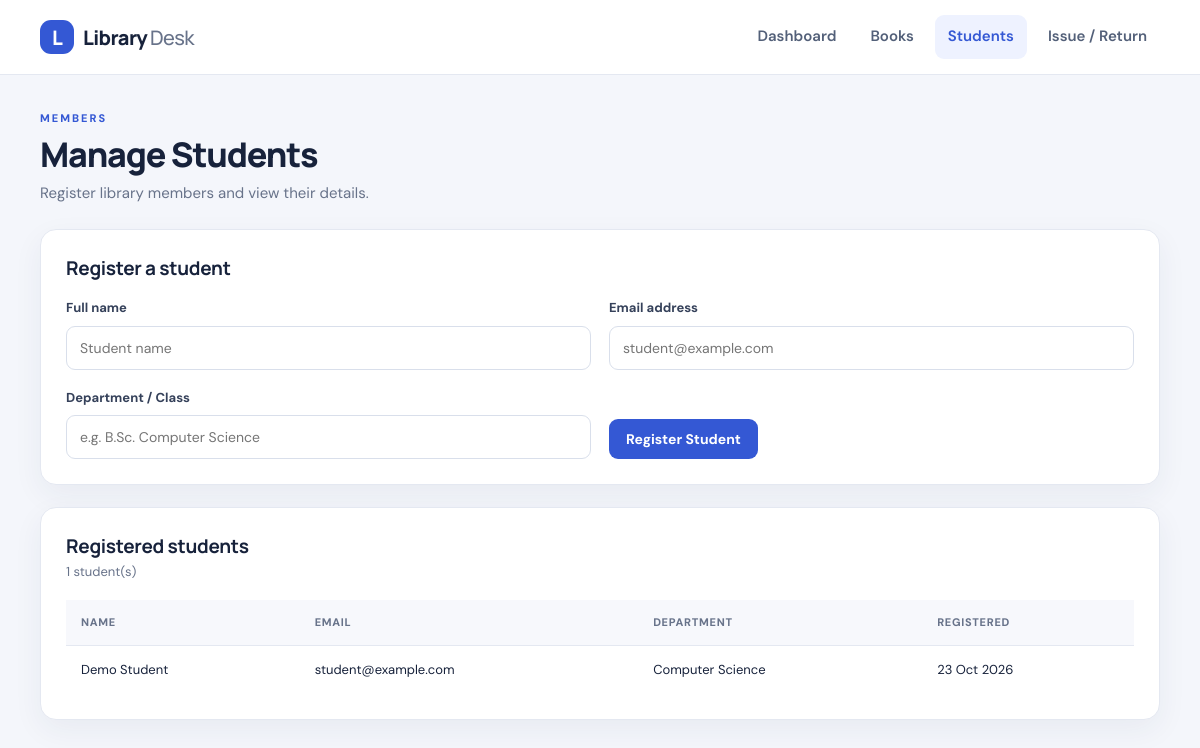
Page /students.php on the committed database.
### tables this page shows
CREATE TABLE IF NOT EXISTS students (
  id INT UNSIGNED AUTO_INCREMENT PRIMARY KEY,
  name VARCHAR(120) NOT NULL,
  email VARCHAR(190) NOT NULL UNIQUE,
  department VARCHAR(100) NOT NULL,
  created_at TIMESTAMP NOT NULL DEFAULT CURRENT_TIMESTAMP
);

### config.php (called while the page is built, shortened)
<?php
function e($value): string {
    return htmlspecialchars((string)$value, ENT_QUOTES, 'UTF-8');
}

### students.php (the view, shortened to what this page needs)
<?php
require_once 'config.php';
$students = $pdo->query('SELECT * FROM students ORDER BY name')->fetchAll();
?>
<!DOCTYPE html><html lang="en"><head><meta charset="UTF-8"><meta name="viewport" content="width=device-width, initial-scale=1"><title>Manage Students</title><link rel="stylesheet" href="style.css"></head><body>
<?php include 'nav.php'; ?><main class="container page"><div class="page-heading"><div><p class="eyebrow">MEMBERS</p><h1>Manage Students</h1><p>Register library members and view their details.</p></div></div>
<section class="panel"><h2>Register a student</h2><form method="post" class="form-grid" data-validate>
<label>Full name<input name="name" required maxlength="120" placeholder="Student name"></label><label>Email address<input type="email" name="email" required maxlength="190" placeholder="student@example.com"></label><label>Department / Class<input name="department" required maxlength="100" placeholder="e.g. B.Sc. Computer Science"></label><div class="form-actions"><button class="button" type="submit">Register Student</button></div>
</form></section>
<section class="panel"><div class="section-heading"><div><h2>Registered students</h2><p><?= count($students) ?> student(s)</p></div></div>
<?php if (!$students): ?><p class="empty">No students registered yet.</p><?php else: ?><div class="table-wrap"><table><thead><tr><th>Name</th><th>Email</th><th>Department</th><th>Registered</th></tr></thead><tbody><?php foreach ($students as $student): ?><tr><td><?= e($student['name']) ?></td><td><?= e($student['email']) ?></td><td><?= e($student['department']) ?></td><td><?= e(date('d M Y', strtotime($student['created_at']))) ?></td></tr><?php endforeach; ?></tbody></table></div><?php endif; ?>
</section></main><script src="script.js"></script></body></html>

### style.css (style rules this page uses)
:root { --ink:#17223b;--muted:#68738a;--primary:#3458d4;--primary-dark:#2444b8;--surface:#fff;--bg:#f4f6fb;--border:#e4e8f1;--success:#18794e;--danger:#b42318;--shadow:0 10px 30px rgba(26,43,86,.06) }
* { box-sizing:border-box }
body { margin:0;background:var(--bg);color:var(--ink);font-family:'DM Sans',Arial,sans-serif;font-size:15px;line-height:1.55 }
.container { width:min(1120px,calc(100% - 36px));margin:0 auto }
.hero h1,.page-heading h1 { font:800 clamp(28px,4vw,42px)/1.15 Manrope,sans-serif;letter-spacing:-1.2px;margin:8px 0 12px }
.eyebrow { font-size:11px;letter-spacing:2px;font-weight:800;color:var(--primary);margin:0 }
.button { display:inline-flex;align-items:center;justify-content:center;border:0;border-radius:9px;background:var(--primary);color:#fff;font:700 14px 'DM Sans',sans-serif;padding:11px 17px;cursor:pointer;transition:background .2s,transform .2s }
.stat-card,.panel { background:var(--surface);border:1px solid var(--border);border-radius:16px;box-shadow:var(--shadow) }
.panel { padding:25px;margin:22px 0 }
.panel h2 { font:700 19px Manrope,sans-serif;margin:0 0 17px;letter-spacing:-.3px }
.section-heading { display:flex;align-items:center;justify-content:space-between;gap:18px;margin-bottom:18px }
.section-heading h2 { margin:0 0 3px }
.section-heading p,.page-heading p:not(.eyebrow) { color:var(--muted);margin:0;font-size:13px }
.page { padding-top:35px;padding-bottom:50px }
.page-heading { margin:0 0 24px }
.page-heading h1 { font-size:34px;margin-bottom:8px }
.page-heading p:not(.eyebrow) { font-size:15px }
.table-wrap { width:100%;overflow-x:auto }
table { border-collapse:collapse;width:100%;min-width:600px;text-align:left }
th { background:#f7f8fc;color:#68738a;text-transform:uppercase;font-size:11px;letter-spacing:.7px;font-weight:800 }
td,th { padding:14px 15px;border-bottom:1px solid var(--border) }
td { font-size:13px }
tbody tr:last-child td { border-bottom:0 }
.form-grid { display:grid;grid-template-columns:repeat(2,minmax(0,1fr));gap:18px }
.form-grid label { display:flex;flex-direction:column;gap:7px;font-size:13px;font-weight:700;color:#35415a }
.form-grid input,.form-grid select,.search-form input { width:100%;border:1px solid #d9dfeb;border-radius:9px;padding:12px 13px;background:#fff;color:var(--ink);font:400 14px 'DM Sans',sans-serif;outline:none }
.form-actions { display:flex;align-items:end }
form { margin:0 }

### rows in the picture
students: name "Demo Student", email "student@example.com", department "Computer Science", created_at "23 Oct 2026"

### other values in the picture
count($students) "1"
